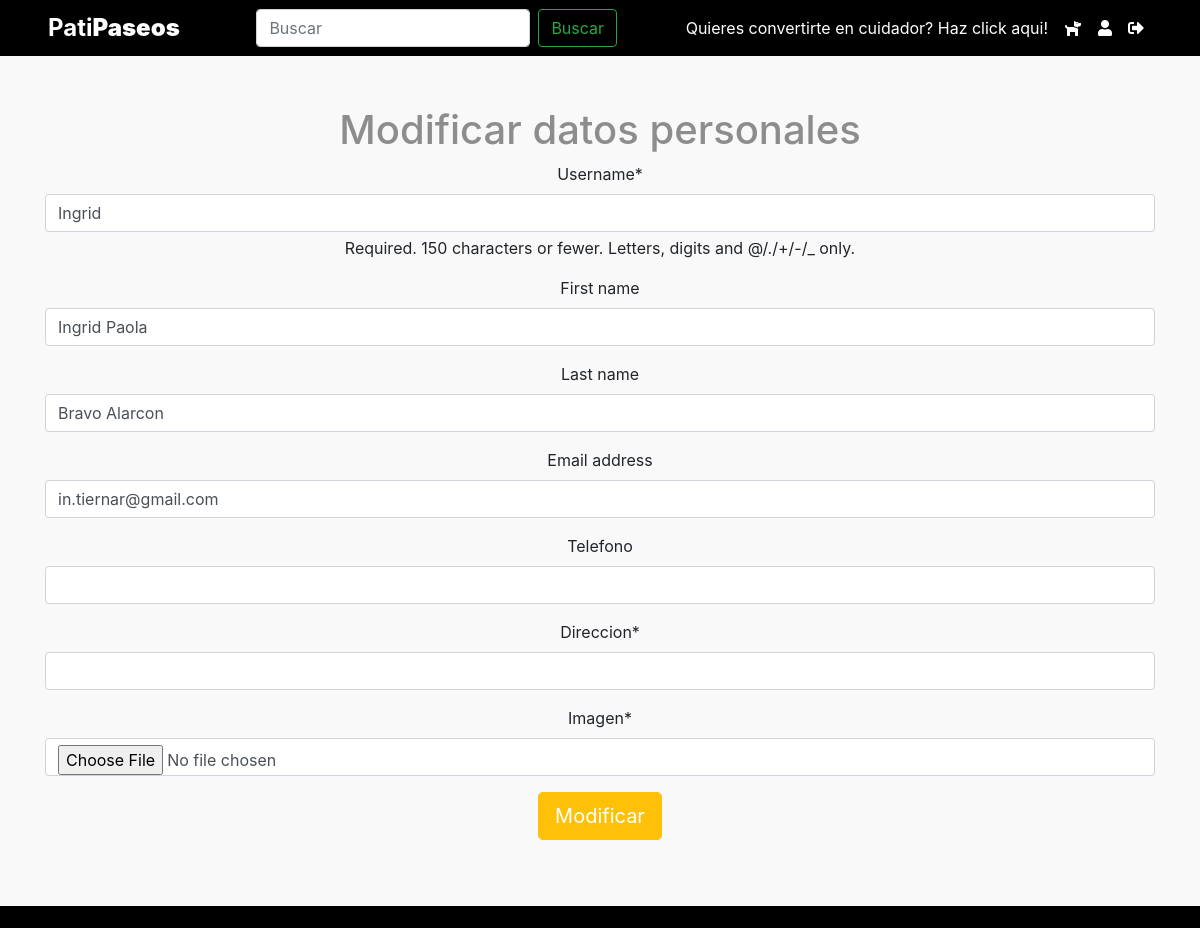
The page /editar_perfil/3 (signed in) on the database as committed earlier.
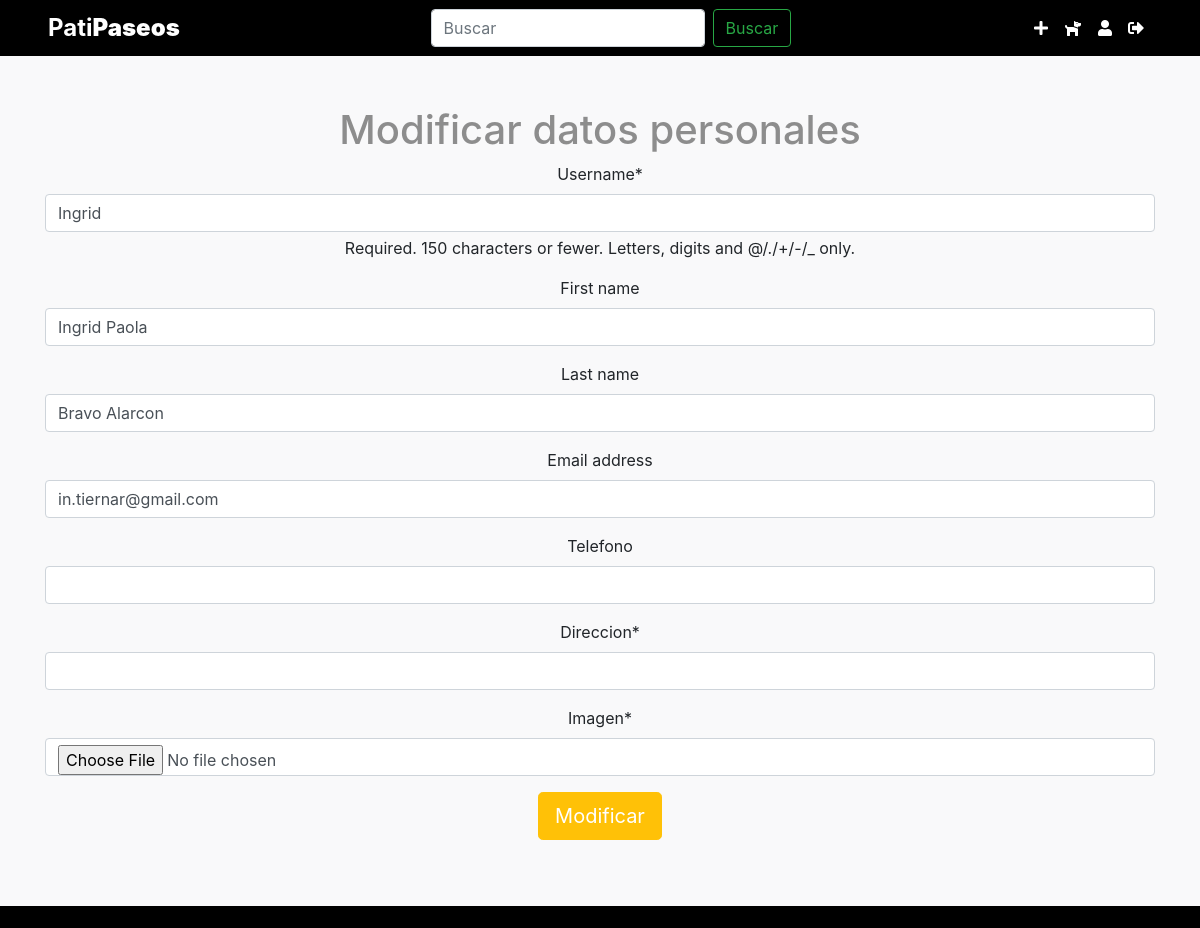
The same page on the database as committed later.
### app_mascotas/views.py (the view, shortened to what this page needs)
# urls.py: path('editar_perfil/<int:id>',views.editar_perfil, name='editar_perfil'),
@login_required
def editar_perfil(request,id):
    us = request.user
    print(us)
    user_role = request.session.get('user_role', None)
    form=frmEdit(instance=us)
    contexto={
        "form":form,
        "user_role": user_role,
    }
    return render(request,"app_mascotas/editar_perfil.html",contexto)

### app_mascotas/forms.py
class frmEdit(UserChangeForm):
    class Meta:
        model=Propietario
        fields=["username","first_name","last_name","email","direccion","telefono","imagen"]

### app_mascotas/templates/app_mascotas/editar_perfil.html (shortened to what this page needs)
{% extends 'app_mascotas/base.html' %}
{% load static %}
{% load crispy_forms_tags %}
{% block content %}
<div class="container" style="margin-top: 50px;">
    <form class="form" action="" method="post" enctype="multipart/form-data">
    <div>
        <h1 style="color: #8d8d8d;">Modificar datos personales</h1>
    </div>
    <form action="">
        <div class="row">
            <div class="col-sm-12">
                <div class="form-group">
                    {{ form.username|as_crispy_field }}
                    {{ form.first_name|as_crispy_field }}
                    {{ form.last_name|as_crispy_field }}
                    {{ form.email|as_crispy_field }}
                    {{ form.telefono|as_crispy_field}}
                    {{ form.direccion|as_crispy_field}}
                    {{ form.imagen|as_crispy_field}}
                   {% if form %}
                   <input type="submit" value="Modificar" class="btn btn-warning btn-lg text-white">
                   {% endif %}
    </form>
  </div>
 </div>
{% endblock content %}

Rows that differ between the two databases and show on the page:
changed Propietario "Ingrid": es_cuidador False → True (drawn)
Other text that changed with them:
text no longer shown: "Quieres convertirte en cuidador? Haz click aqui!"
